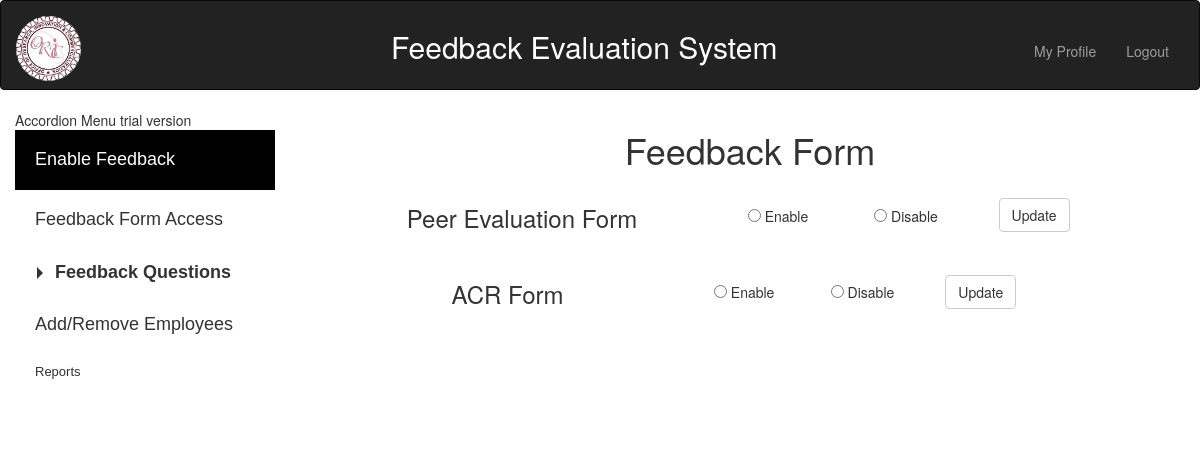
The app's page /php/feed_form.php (signed in) with its own data.
### tables this page shows
CREATE TABLE `feedback_form` (
  `formId` int(3) NOT NULL,
  `formName` varchar(500) NOT NULL,
  `activate` varchar(10) NOT NULL
);

### php/feed_form.php (the view, shortened to what this page needs)
<?php
	  include("../includes/config_db.php");
?>
<!DOCTYPE html>
<html>
<head>
<link rel="stylesheet" type="text/css" href="../css/style.css" />
</head>
<body>
<?php include('login_header.php'); ?>
<?php include('admin_sidebar.php'); ?>
<div class="col-md-12">
<div class="text-center">
 <h1>Feedback Form</h1>
 <?php
    $success = '';
    $sql = "SELECT * FROM feedback_form";
$result = mysqli_query($conn,$sql) or die(mysql_error());
    if ($result->num_rows > 0)
    {
while($row = mysqli_fetch_array($result))
{
 echo "<table>
 <form method='POST' action=''>
  <tr><div class='form-group'>";
    echo "<td width='30%'><label><input type='hidden' name='formName' value='".$row['formName']."'><h3>".$row['formName']."</h3></label></td>";
    echo "<td width='10%'><input type='radio' class='' required='required' name='activate' value='enabled' placeholder=''>
        <span>Enable</span></td>
      <td width='10%'><input type='radio' class='' required='required' name='activate' value='disabled' placeholder=''>
      <span class=''>Disable</span></td>
      <td width='10%'><input class='btn btn-default' type='submit' name='Update' value='Update'></td></div></tr>
   </form>
   </table>";
}
        echo "<div class=col-md-3></div><div class=col-md-4> $success </div>";
    }
    ?>
    </div>
    </div>
    </body>
</html>

### css/style.css (style rules this page uses)
body { overflow-x: hidden; }

### records on screen
feedback_form: formName "Peer Evaluation Form"
feedback_form: formName "ACR Form"
